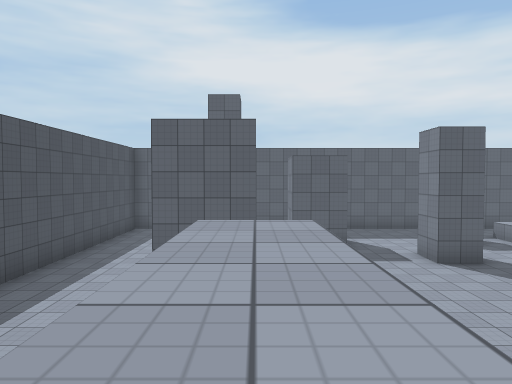
[1] (above)

24 first-person views from a walk through a scene from a Unity 3-D project. The camera is 1.3 m above the floor, tilts 2° down and sees 70° across. The floor is counted in squares, 2 m on a side. Each view is taken from the middle of a square. On the plan, view 1 faces up. The plan holds only what a view shows up to about 11 squares ahead; the rest is blank. The place goes on beyond the plan. The player is left out. Some animated figures are not drawn. Surface patterns are stand-ins for the level's own textures.

[2]
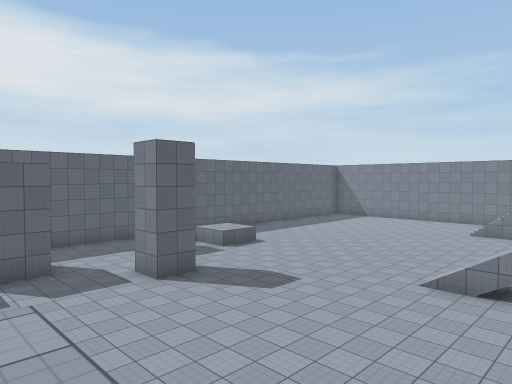

[3]
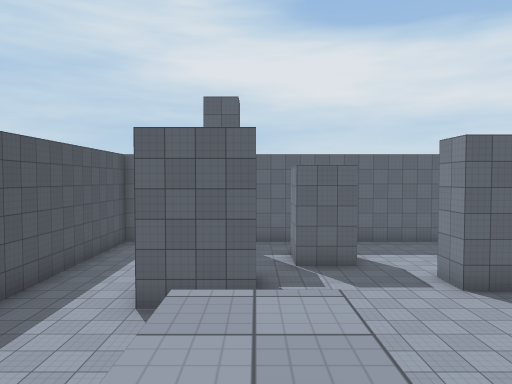

[4]
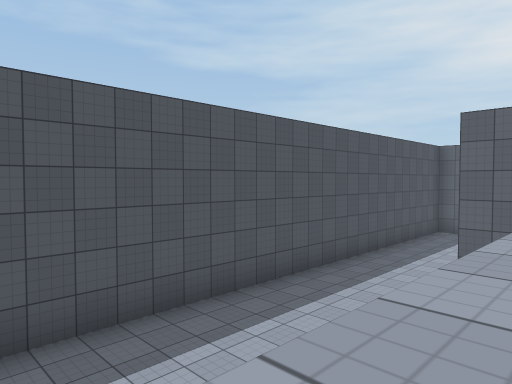

[5]
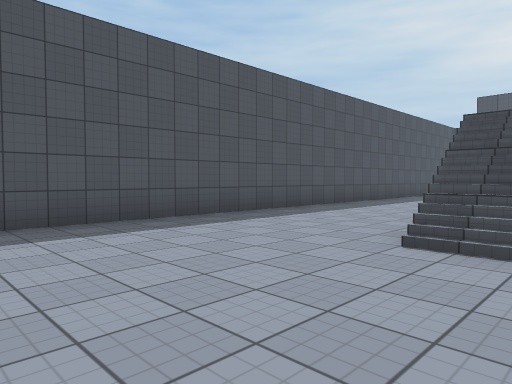

[6]
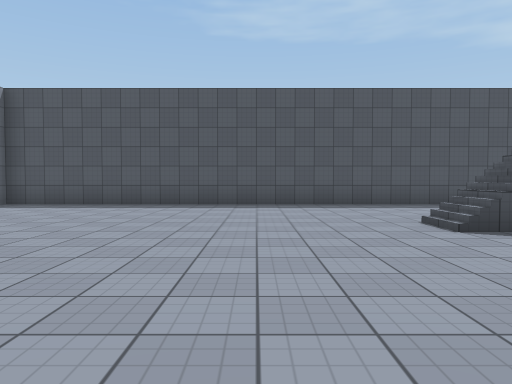

[7]
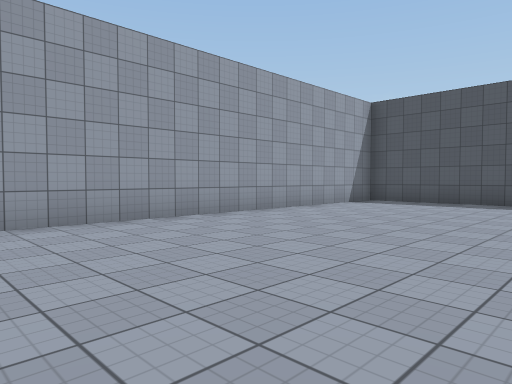

[8]
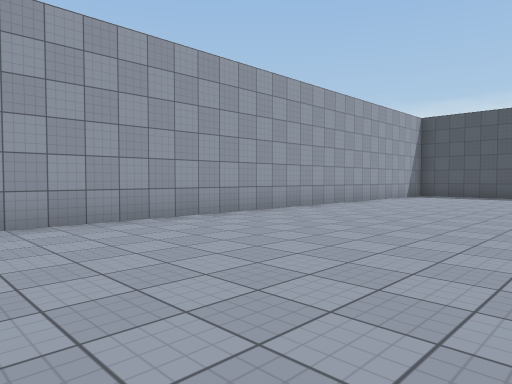

[9]
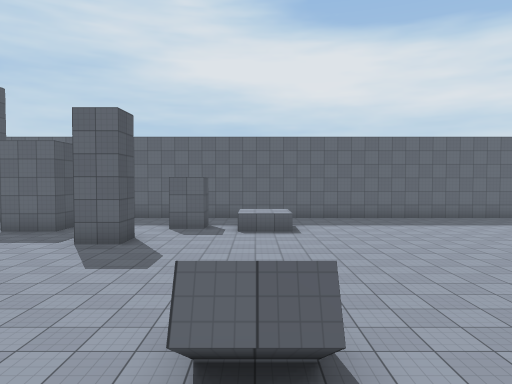

[10]
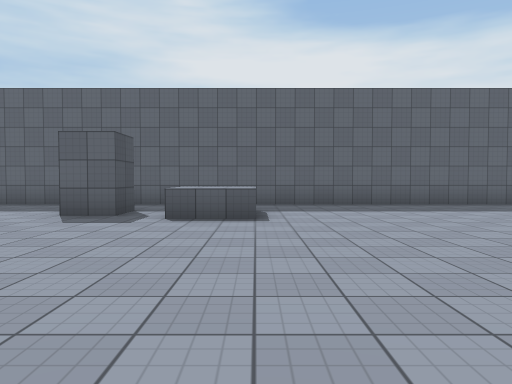

[11]
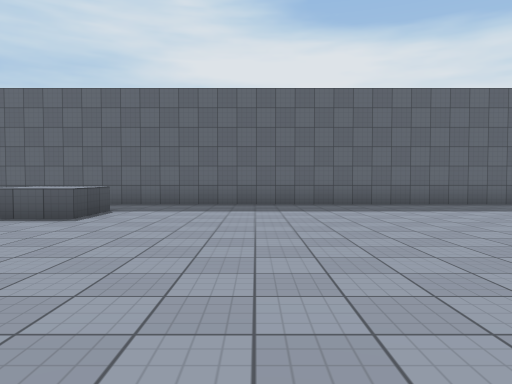

[12]
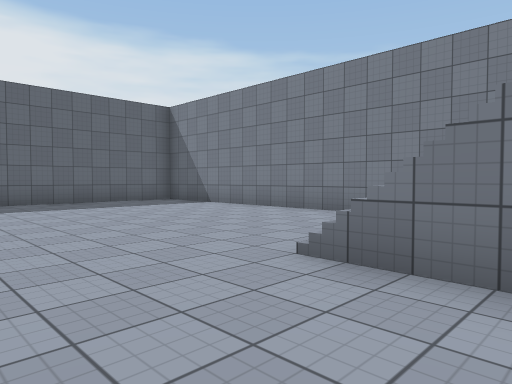

[13]
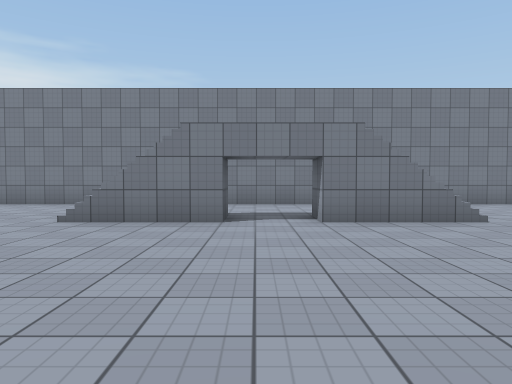

[14]
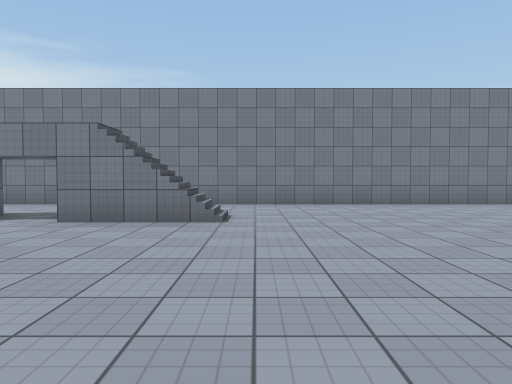

[15]
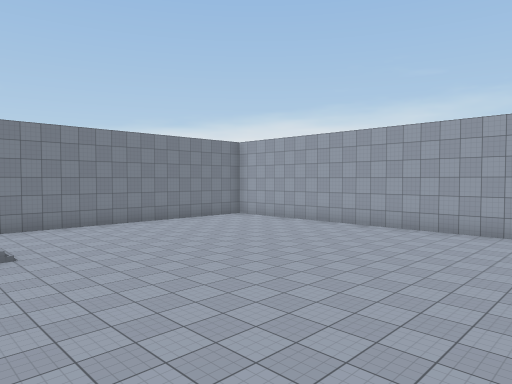

[16]
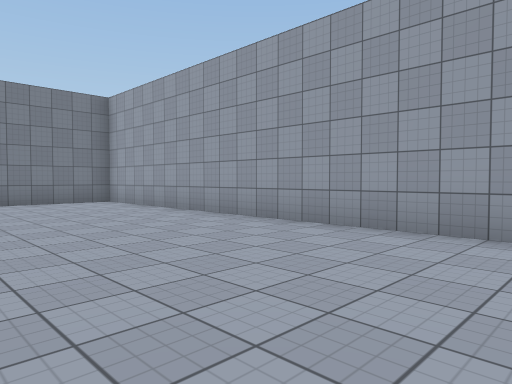

[17]
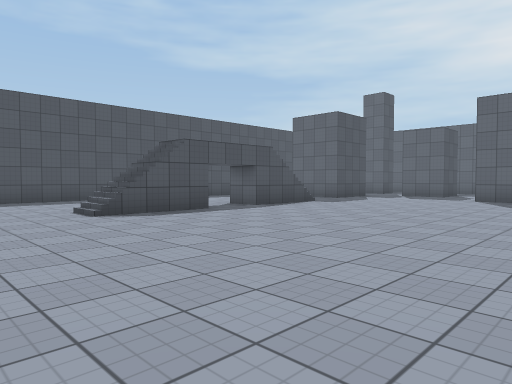

[18]
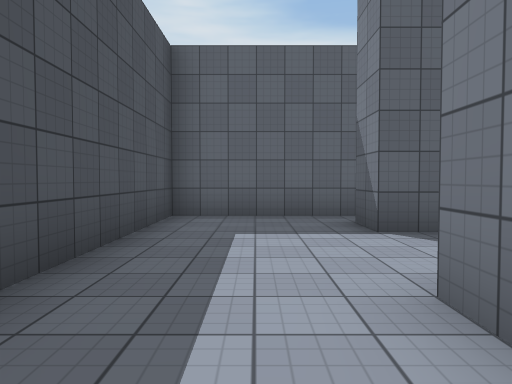

[19]
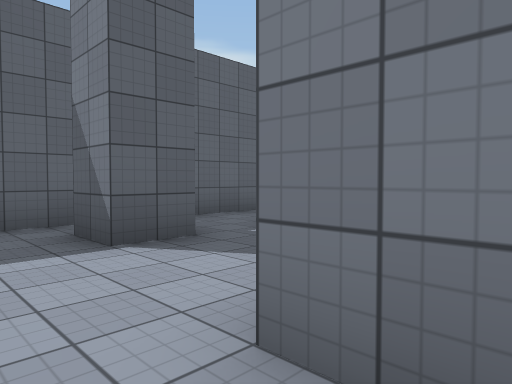

[20]
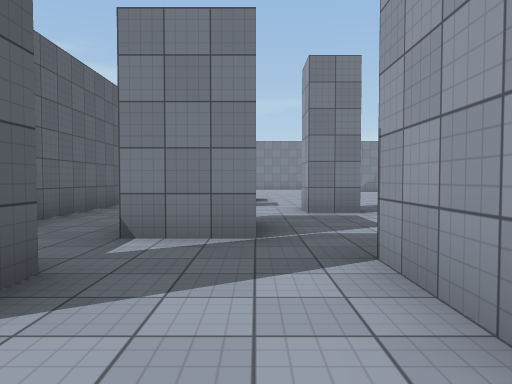

[21]
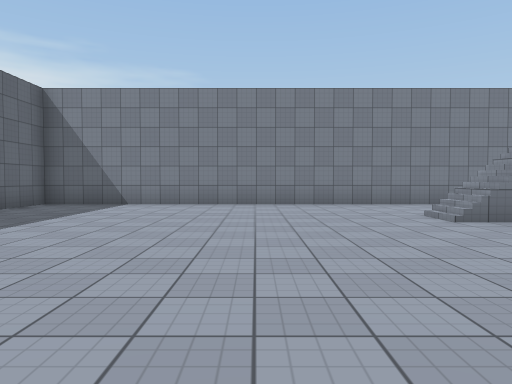

[22]
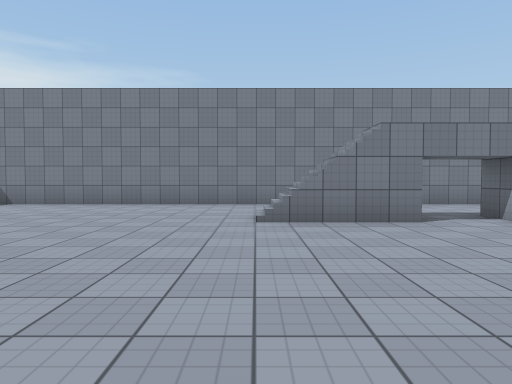

[23]
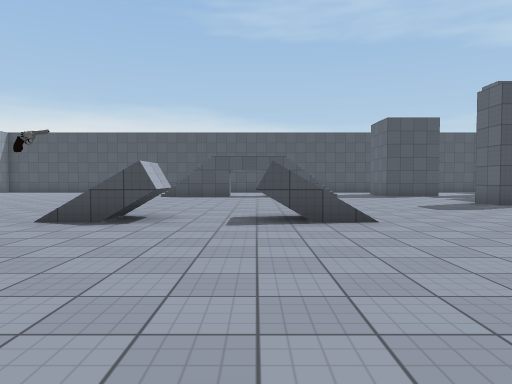

[24]
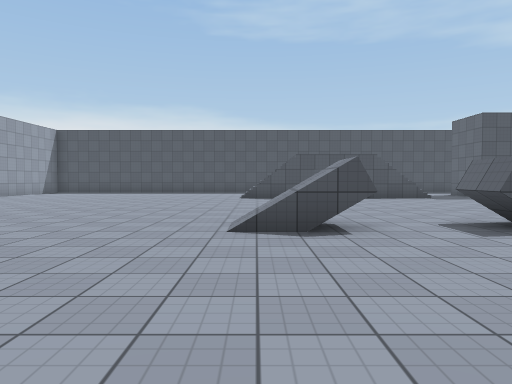

### Floor plan
Key: @ floor where view 1 was taken; # wall or solid block; . floor; / step, stairs or slope; = window, fence, low wall or low ledge; ^ raised ledge.
Columns run from 5 left of view 1 to 20 right of it. Each row starts with its distance up from view 1.
 14 ##########################
 13 #........................#
 12 #...#....................#
 11 #.....##...#.^^..........#
 10 #.....##.....^^..........#
  9 #..###...##..............#
  8 #..###...##..............#
  7 #..### ..................#
  6 #...   ..................#
  5 #...  .............../...#
  4 #..   .............../...#
  3 #..../......./......./...#
  2 #............=...........#
  1 #..../.............../...#
  0 #....@......./......./ ..#
 -1 #..../......./......./ ..#
 -2 #........................#
 -3 #........................#
 -4 #........................#
 -5 #........................#
 -6 #........................#
 -7 #........................#
 -8 #........................#
 -9 #........................#
-10 #........................#
-11 ##########################

Positions as (right, up) in squares from view 1, and headings:
1: (0, 0), facing up
2: (0, 1), facing up-right
3: (0, 1), facing up
4: (0, 0), facing up-left
5: (1, -5), facing up-left
6: (5, -4), facing left
7: (6, -5), facing down-left
8: (10, -5), facing down-left
9: (8, 0), facing up
10: (9, 4), facing up
11: (12, 4), facing up
12: (13, 3), facing up-right
13: (10, 2), facing right
14: (10, -2), facing right
15: (8, 0), facing down-right
16: (9, -6), facing down-right
17: (7, -4), facing up-left
18: (-3, 7), facing up
19: (-3, 8), facing up-right
20: (-3, 10), facing right
21: (10, 8), facing right
22: (10, 5), facing right
23: (14, 2), facing left
24: (13, -1), facing left
